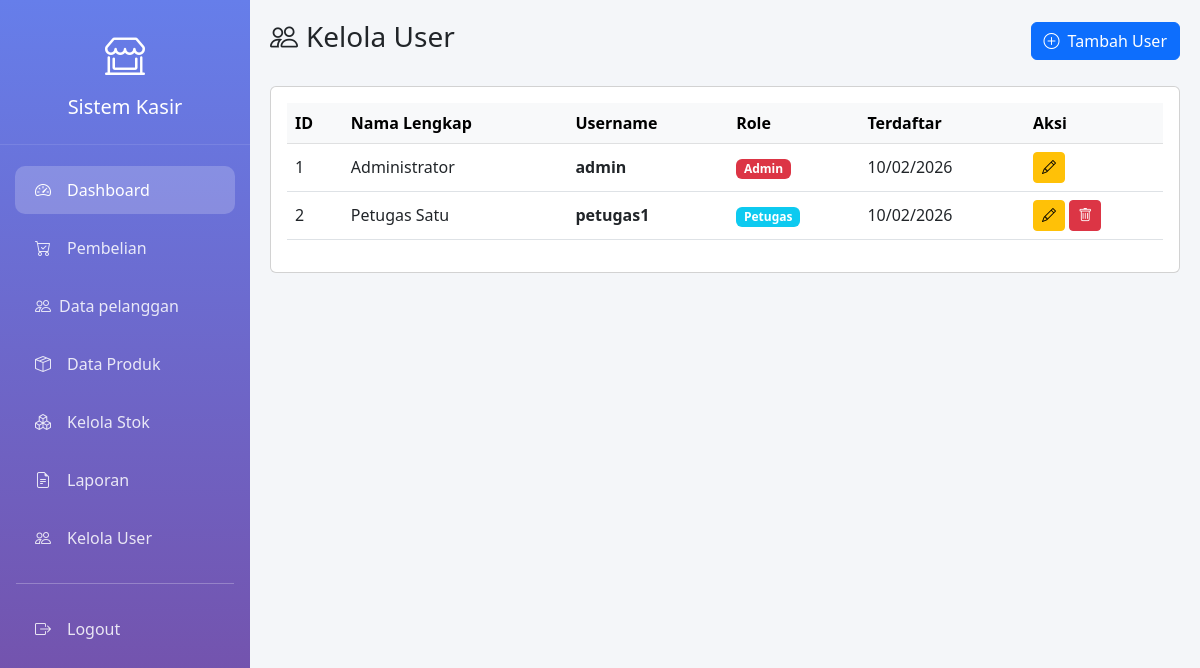
The page /user.php (signed in) on the database its author committed.
### tables this page shows
CREATE TABLE `user` (
  `UserID` int(11) NOT NULL,
  `Username` varchar(255) NOT NULL,
  `Password` varchar(255) NOT NULL,
  `NamaLengkap` varchar(255) NOT NULL,
  `Role` enum('admin','petugas') NOT NULL DEFAULT 'petugas',
  `created_at` timestamp NOT NULL DEFAULT current_timestamp()
);

### user.php (the view, shortened to what this page needs)
<?php
require_once 'config.php';
$user_list = mysqli_query($conn, "SELECT * FROM user ORDER BY NamaLengkap");
?>
<!DOCTYPE html>
<html lang="id">
<head>
    <link href="https://cdn.jsdelivr.net/npm/bootstrap@5.3.0/dist/css/bootstrap.min.css" rel="stylesheet">
    <link rel="stylesheet" href="https://cdn.jsdelivr.net/npm/bootstrap-icons@1.10.0/font/bootstrap-icons.css">
</head>
<body>
    <div class="sidebar">
        <div class="sidebar-header">
            <i class="bi bi-shop-window"></i>
            <h5 class="mb-0">Sistem Kasir</h5>
        </div>
        <nav class="nav flex-column mt-3">
            <a class="nav-link active" href="dashboard.php">
                <i class="bi bi-speedometer2 me-3"></i>Dashboard
            </a>
            <a class="nav-link" href="pembelian.php">
                <i class="bi bi-cart-check me-3"></i>Pembelian
            </a>
            <a class="nav-link" href="pelanggan.php">
                <i class="bi bi-people me-2"></i>Data pelanggan
            </a>
            <a class="nav-link" href="produk.php">
                <i class="bi bi-box-seam me-3"></i>Data Produk
            </a>
            <a class="nav-link" href="stok.php">
                <i class="bi bi-boxes me-3"></i>Kelola Stok
            </a>
            <a class="nav-link" href="laporan.php">
                <i class="bi bi-file-earmark-text me-3"></i>Laporan
            </a>
            <?php if ($_SESSION['role'] == 'admin'): ?>
            <a class="nav-link" href="user.php">
                <i class="bi bi-people me-3"></i>Kelola User
            </a>
            <?php endif; ?>
            <hr class="text-white mx-3">
            <a class="nav-link" href="logout.php">
                <i class="bi bi-box-arrow-right me-3"></i>Logout
            </a>
        </nav>
    </div>
    <div class="main-content">
        <div class="d-flex justify-content-between align-items-center mb-4">
            <h3><i class="bi bi-people me-2"></i>Kelola User</h3>
            <button class="btn btn-primary" data-bs-toggle="modal" data-bs-target="#modalTambah">
                <i class="bi bi-plus-circle me-2"></i>Tambah User
            </button>
        </div>
        <div class="card">
            <div class="card-body">
                <div class="table-responsive">
                    <table class="table table-hover align-middle">
                        <thead class="table-light">
                            <tr>
                                <th>ID</th>
                                <th>Nama Lengkap</th>
                                <th>Username</th>
                                <th>Role</th>
                                <th>Terdaftar</th>
                                <th>Aksi</th>
                            </tr>
                        </thead>
                        <tbody>
                            <?php while ($user = mysqli_fetch_assoc($user_list)): ?>
                                <tr>
                                    <td><?php echo $user['UserID']; ?></td>
                                    <td><?php echo $user['NamaLengkap']; ?></td>
                                    <td><strong><?php echo $user['Username']; ?></strong></td>
                                    <td>
                                        <?php if ($user['Role'] == 'admin'): ?>
                                            <span class="badge bg-danger">Admin</span>
                                        <?php else: ?>
                                            <span class="badge bg-info">Petugas</span>
                                        <?php endif; ?>
                                    </td>
                                    <td><?php echo date('d/m/Y', strtotime($user['created_at'])); ?></td>
                                    <td>
                                        <button class="btn btn-sm btn-warning" data-bs-toggle="modal"
                                                data-bs-target="#modalEdit<?php echo $user['UserID']; ?>">
                                            <i class="bi bi-pencil"></i>
                                        </button>
                                        <?php if ($user['UserID'] != $_SESSION['user_id']): ?>
                                            <a href="?hapus=<?php echo $user['UserID']; ?>" class="btn btn-sm btn-danger"
                                               onclick="return confirm('Yakin ingin menghapus?')">
                                                <i class="bi bi-trash"></i>
                                            </a>
                                        <?php endif; ?>
                                    </td>
                                </tr>
                            <?php endwhile; ?>
                        </tbody>
                    </table>
                </div>
            </div>
        </div>
    </div>
</body>
</html>

### user.php (style rules this page uses)
:root { --primary-color: #667eea; --secondary-color: #764ba2; --sidebar-width: 250px; }
body { background-color: #f4f6f9; }
.sidebar { position: fixed; top: 0; left: 0; height: 100vh; width: var(--sidebar-width); background: linear-gradient(180deg, var(--primary-color) 0%, var(--secondary-color) 100%); overflow-y: auto; }
.sidebar-header { padding: 25px 20px; text-align: center; border-bottom: 1px solid rgba(255,255,255,0.1); }
.sidebar-header i { font-size: 2.5rem; color: white; }
.sidebar-header h5 { color: white; margin-top: 10px; }
.sidebar .nav-link { color: rgba(255,255,255,0.85); padding: 12px 20px; margin: 5px 15px; border-radius: 10px; transition: all 0.3s; }
.sidebar .nav-link:hover, .sidebar .nav-link.active { background-color: rgba(255,255,255,0.2); color: white; }
.main-content { margin-left: var(--sidebar-width); padding: 20px; }

### rows shown on the page
user: UserID "1", NamaLengkap "Administrator", Username "admin", Role "Admin", created_at "10/02/2026"
user: UserID "2", NamaLengkap "Petugas Satu", Username "petugas1", Role "Petugas", created_at "10/02/2026"
